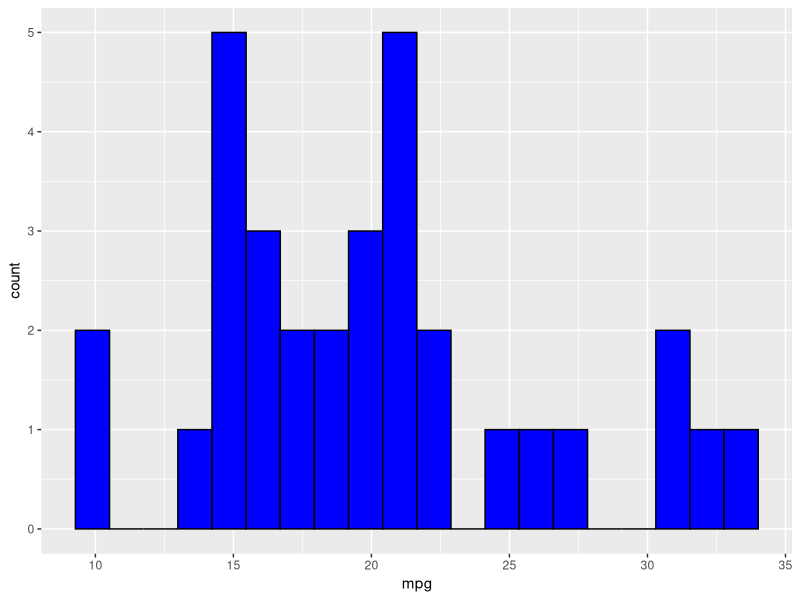
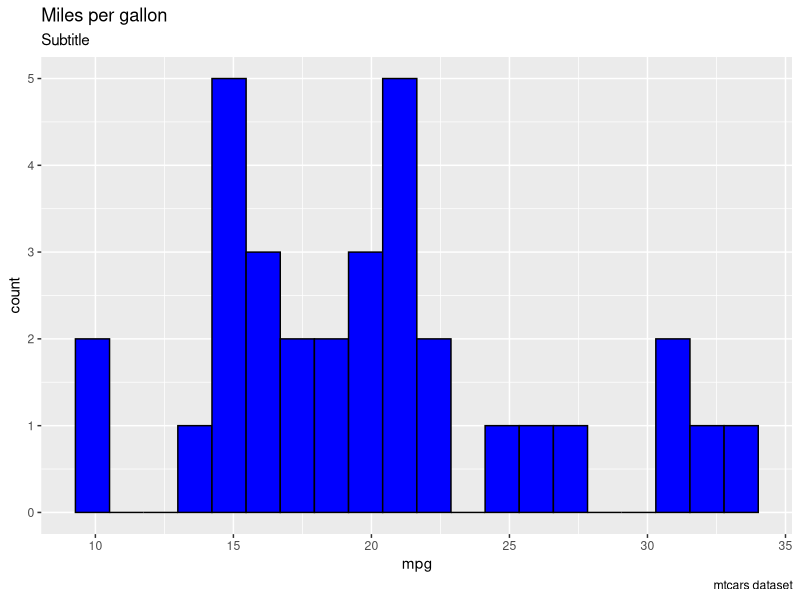
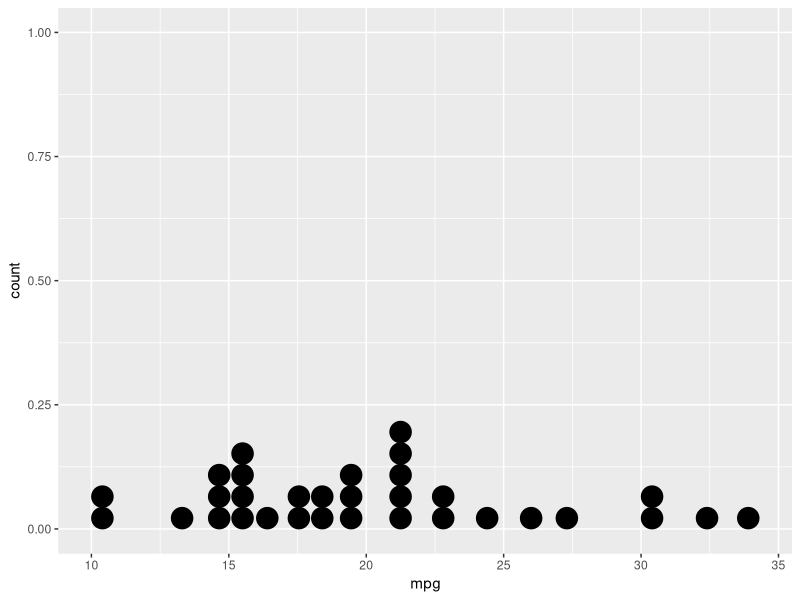
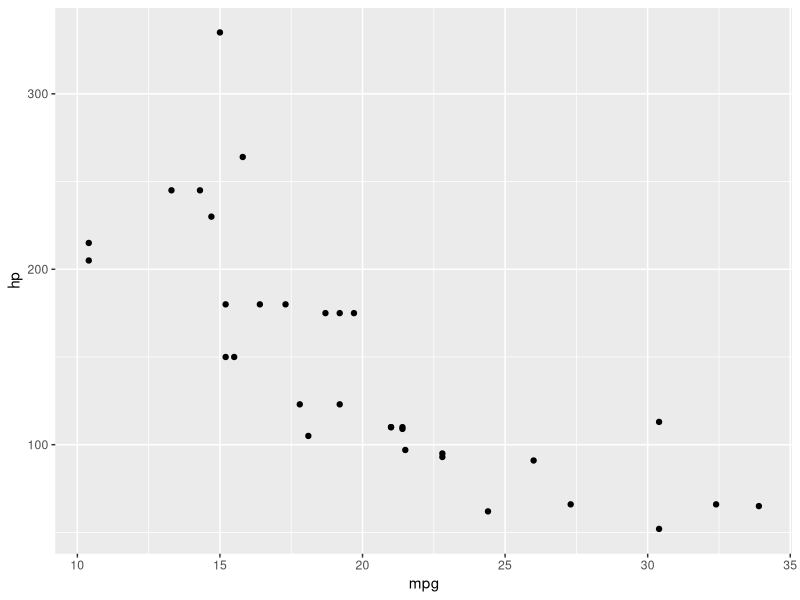
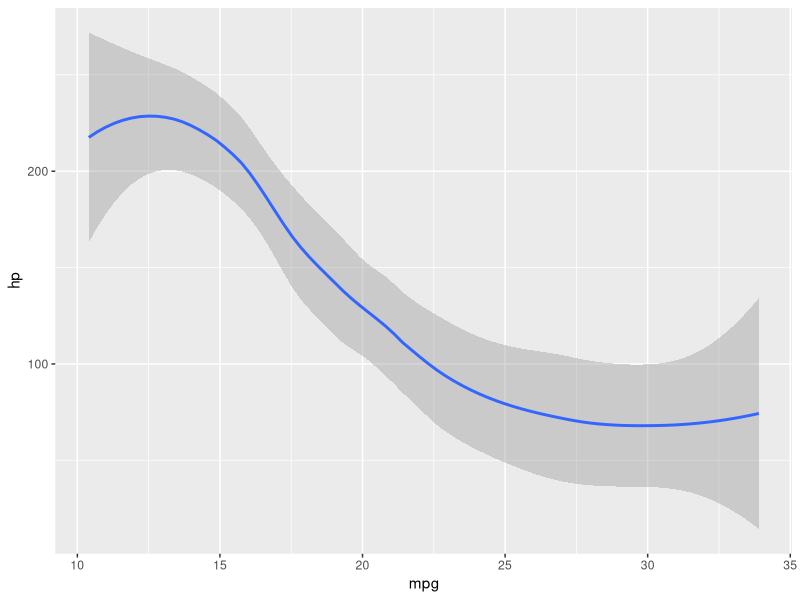
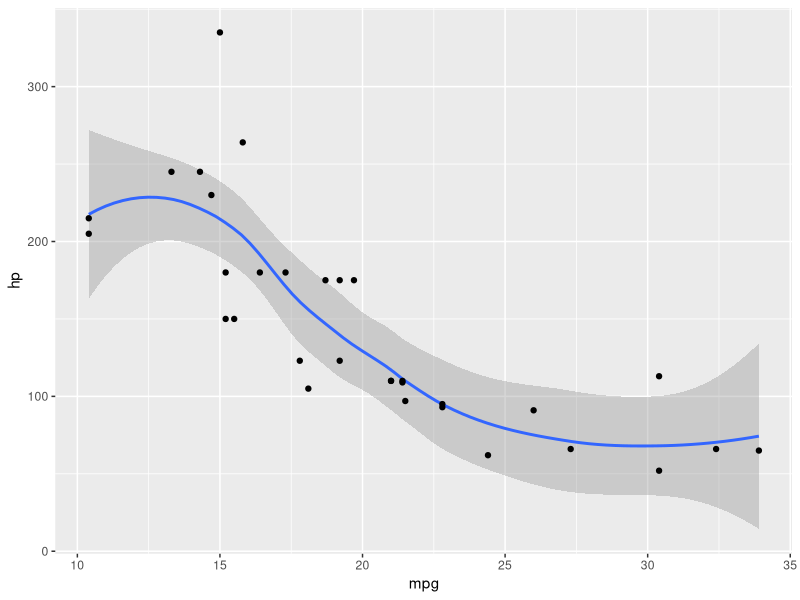

The R script that drew these images, in order:
## ---- chunk 1
knitr::opts_chunk$set(echo = TRUE)
## ---- chunk 2
paste("Hello", "R-ladies!")
## ---- chunk 3
paste("Hello", "R-ladies!")
## ---- chunk 4
#install.packages("ggplot2")
library("ggplot2")
## ---- chunk 5
data(mtcars)
head(mtcars)
## ---- chunk 6
ggplot(mtcars, #my dataset
aes(x=mpg)) + #what I am graphing - here miles per gallon from mtcars dataset
geom_histogram(fill="blue", #how is it being graphed
color="black",
bins = 20)
## ---- chunk 7
ggplot(mtcars, #my dataset
aes(x=mpg)) + #what I am graphing - here miles per gallon from mtcars dataset
geom_histogram(fill="blue", #how is it being graphed
color="black",
bins = 20) +
labs(title = "Miles per gallon",
subtitle = "Subtitle",
caption = "mtcars dataset",
x = "mpg",
y = "count")
## ---- chunk 8
p<- ggplot(mtcars, aes(x=mpg))
## ---- chunk 9
p + geom_dotplot()
## ---- chunk 10
p2<- ggplot(mtcars, aes(x=mpg, y=hp)) 
#two continous variables (miles pergallon and horsepower)
## ---- chunk 11
p2 + geom_point()
## ---- chunk 12
p2 + geom_smooth()
## ---- chunk 13
p2 + geom_smooth() + geom_point()
